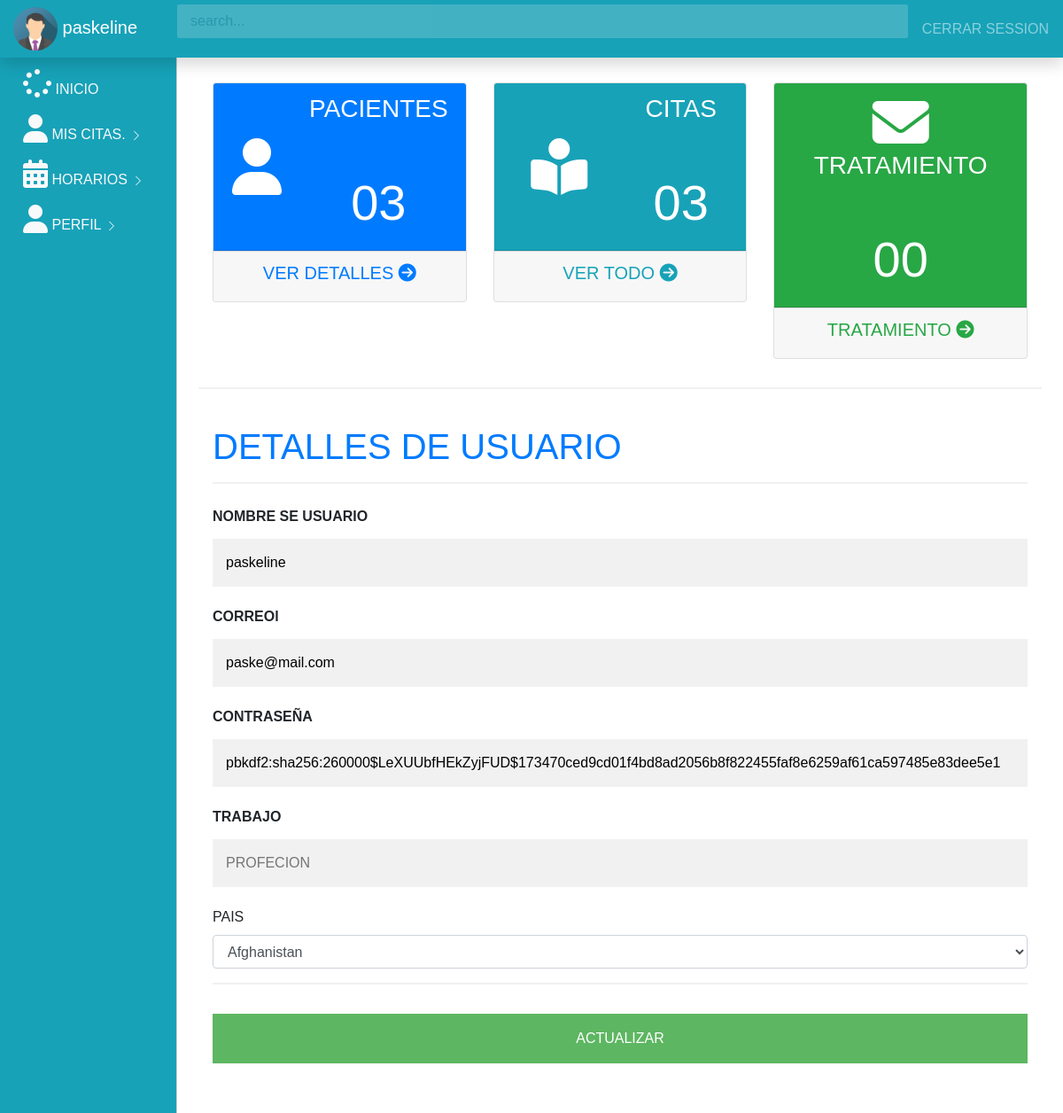
The page /profile_doctor (signed in) on the database its author committed.
### index.py (models this page shows, shortened)
class User(UserMixin,db.Model):
    id = db.Column(db.Integer,primary_key =True)
    username = db.Column(db.String(100))
    email = db.Column(db.String(100),unique =True)
    password = db.Column(db.String(100))
    doctor = db.Column(db.Boolean)
    admin = db.Column(db.Boolean)
    work = db.Column(db.String(100))
    country = db.Column(db.String(100))
    image = db.Column(db.String(100))
    tratamiento = db.Column(db.String(100))
    @property
    def unhashed_password(self):
         raise AttributeError('cannot view unhased password')
    appointment_by  = db.relationship('Appointments',
    foreign_keys ='Appointments.asked_by_id',
    backref = 'asker',
    lazy=True
    )
    Receive_by  = db.relationship('Notiication',
    foreign_keys ='Notiication.receive_by_id',
    backref = 'reciever',
    lazy=True
    )
    Sender_by  = db.relationship('Notiication',
    foreign_keys ='Notiication.doctor_id',
    backref = 'sender',
    lazy=True
    )
    answers_requested  = db.relationship('Appointments',
    foreign_keys ='Appointments.doctor_id',
    backref = 'expert',
    lazy=True
    )

### index.py (the view)
@app.route('/profile_doctor' ,methods = ['POST','GET'])
@login_required
def profile_doctor():
     rows = db.session.query(Appointments).count()
     owner = User.query.filter_by(email = current_user.email,password = current_user.password,doctor =True)
     get_usors = User.query.all()
     if not owner:
          flash('register or login to access page')
          return redirect(url_for('home'))
     else:
          return render_template('profile_doctor.html',users =get_usors,rows=rows)

### index.py (called while the page is built)
@login_manager.user_loader
def load_user(user_id):
     return User.query.get(int(user_id))

### templates/profile_doctor.html (shortened to what this page needs)
{% include 'doctor_dash.html' %}
{% block body %}
<main role="main" class="col-md-9 ml-sm-auto col-lg-10 px-4">
    <hr>
    <form action="{{url_for('update_profile_doctor')}}" method = "POST">
        <div class="container">
          <h1 class="text-primary">DETALLES DE USUARIO</h1>
          <hr>
          <label for="username"><b>NOMBRE SE USUARIO</b></label>
          <input type="text" placeholder="Enter username" name="username" id="username" value = "{{current_user.username}}" required>
          <label for="email"><b>CORREOl</b></label>
          <input type="text" placeholder="Enter Email" name="email" id="email" value = "{{current_user.email}}"" required>
          <label for="password"><b>CONTRASEÑA</b></label>
          <input type="text" placeholder="Repeat Password" name="password" id="password" value = "{{current_user.password}}" required>
          <label for="work"><b>TRABAJO</b></label>
          <input type="text" placeholder="PROFECION" name="work" id="work" required>
          <label for="country">PAIS</label>
          <select id="country" name="country" class="form-control">
              <option value="Afghanistan">Afghanistan</option>
          </select>
          <hr>
          <button type="submit" class="registerbtn" href = "/update/{{current_user.id}}">ACTUALIZAR
        </button>
        </div>
        <div class="container signin">
        </div>
      </form>
</main>
{% endblock %}

### templates/doctor_dash.html (shortened to what this page needs)
<!doctype html>
<html lang="en">
  <head>
    <link rel="stylesheet" href="https://stackpath.bootstrapcdn.com/bootstrap/4.5.2/css/bootstrap.min.css">
    <link rel="stylesheet" href="/static/css/dashboard.css">
    <link rel="stylesheet" href="https://cdn.datatables.net/1.10.22/css/jquery.dataTables.min.css">
  </head>
  <body> {%block body%}
    <nav class="navbar navbar-dark bg-info fixed-top flex-md-nowrap p-0 shadow">
        <a class="navbar-brand col-sm-3 col-md-2 mr-0" href="#">
          <img src="{{url_for('static', filename ='img_avatar.png')}}" alt="Avatar" style="width:50px;border-radius: 50%;">
          {{current_user.username}}
        </a>
        <input type="text" class="form-control form-control-primary w-100" placeholder="search...">
        <ul class=" navbar-nav px-3">
            <li class="nav-item text-nowrap">
                <a class="nav-link" onclick="return confirm('Confirm logout') " href="{{url_for('home')}}">CERRAR SESSION</a>
            </li>
        </ul>
      </nav>
      <div class="container-fluid">
        <div class="row">
            <div class  = "col-md-2 bg-info d-none d-md-block sidebar">
                <div class="left-sidebar">
                    <ul class="nav flex-column sidebar-nav">
                        <li class="nav-item">
                          <a class="nav-link text-light" href="{{url_for('doctor_dash')}}">
                            <i class ="fa fa-spinner fa-2x"></i> INICIO</a>
                        </li>
                        <li class="nav-item">
                          <a class="nav-link text-light" href="{{url_for('get_appointment_recieved')}}">
                            <i class="fa fa-user fa-2x"></i> MIS CITAS.
                            <svg class="bi bi-chevron-right" width="16" height="16" viewBox="0 0 20 20" fill="currentColor" xmlns="http://www.w3.org/2000/svg"><path fill-rule="evenodd" d="M6.646 3.646a.5.5 0 01.708 0l6 6a.5.5 0 010 .708l-6 6a.5.5 0 01-.708-.708L12.293 10 6.646 4.354a.5.5 0 010-.708z"/></svg>
                          </a>
                        </li>
                        <li class="nav-item">
                          <a class="nav-link text-light" href="#">
                            <i class="fa fa-calendar fa-2x"></i>  HORARIOS
                            <svg class="bi bi-chevron-right" width="16" height="16" viewBox="0 0 20 20" fill="currentColor" xmlns="http://www.w3.org/2000/svg"><path fill-rule="evenodd" d="M6.646 3.646a.5.5 0 01.708 0l6 6a.5.5 0 010 .708l-6 6a.5.5 0 01-.708-.708L12.293 10 6.646 4.354a.5.5 0 010-.708z"/></svg>
                            </a>
                        </li>
                        <li class="nav-item">
                          <a class="nav-link text-light " href="{{url_for('profile_doctor')}}">
                            <i class="fa fa-user fa-2x"></i>  PERFIL
                            <svg class="bi bi-chevron-right" width="16" height="16" viewBox="0 0 20 20" fill="currentColor" xmlns="http://www.w3.org/2000/svg"><path fill-rule="evenodd" d="M6.646 3.646a.5.5 0 01.708 0l6 6a.5.5 0 010 .708l-6 6a.5.5 0 01-.708-.708L12.293 10 6.646 4.354a.5.5 0 010-.708z"/></svg>
                        </a>
                        </li>
                      </ul>
                </div>
            </div>
            <main role="main" class="col-md-9 ml-sm-auto col-lg-10 px-4">
                <h3>INICIO</h3>
                <div class="container">
                  <div class="row ">
                    <div class="col-md-4">
                      <div class="card text-center">
                        <div class = "card-header bg-primary text-white">
                         <div class="row align-items-center">
                           <div class="col">
                             <i class="fa fa-user fa-4x"></i>
                           </div>
                           <div class="col">
                             <h3 >PACIENTES</h3>
                           <br><br>
                             <h6 class ="display-4">0{{rows}}</h6>
                           </div>
                         </div>
                        </div>
                        <div class = "card-footer">
                         <h5>
                           <a  class ="text-primary" href="get_appointment_recieved" class="text-primary">VER DETALLES <i class="fa fa-arrow-circle-right"></i></i></a>
                         </h5>
                        </div>
                      </div>
                    </div>
                   <div class="col-md-4">
                     <div class="card text-center">
                       <div class = "card-header bg-info text-white">
                        <div class="row align-items-center">
                          <div class="col">
                            <i class="fa fa-book-reader fa-4x"></i>
                          </div>
                          <div class="col">
                            <h3 >CITAS</h3>
                            <br><br>
                            <h6 class = "display-4">0{{rows}}</span></h6>
                          </div>
                        </div>
                       </div>
                       <div class = "card-footer">
                        <h5>
                          <a href="{{url_for('get_appointment_recieved')}}" class="text-info">VER TODO <i class="fa fa-arrow-circle-right"></i></i></a>
                        </h5>
                       </div>
                     </div>
                   </div>
                   <div class="col-md-4">
                     <div class="card text-center">
                       <div class = "card-header bg-success text-white">
                        <div class="row align-items-center">
                          <div class="col">
                            <i class="fa fa-envelope fa-4x"></i>
                          </div>
                          <div class="col">
                            <h3 >TRATAMIENTO</h3>
                            <br><br>
                            <h6 class = "display-4">00</span></h6>
                          </div>
                        </div>
                       </div>
                       <div class = "card-footer">
                        <h5>
                          <a href="#" class="text-success">TRATAMIENTO <i class="fa fa-arrow-circle-right"></i></i></a>
                        </h5>
                       </div>
                     </div>
                   </div>
                  </div>
                     </div>
            </main>
        </div>
      </div>
    {% endblock %}
  </body>
</html>

### static/css/dashboard.css (style rules this page uses)
.form-control-primary { margin: 10px; opacity: 0.2; border-radius: 2px; }
.sidebar { position: fixed; top:0; left:0; bottom:0; z-index:100; padding: 70px 0 0 10px; border-right: 1px solid #d3d3d3; }
.sidebar-nav li .nav-link { color: #333; font-weight: 500; }
body { font-family: Arial, Helvetica, sans-serif; }
* { box-sizing: border-box; }
.container { padding: 16px; background-color: white; }
input[type=text], input[type=password] { width: 100%; padding: 15px; margin: 5px 0 22px 0; display: inline-block; border: none; background: #f1f1f1; }
hr { border: 1px solid #f1f1f1; margin-bottom: 25px; }
.registerbtn { background-color: #4CAF50; color: white; padding: 16px 20px; margin: 8px 0; border: none; cursor: pointer; width: 100%; opacity: 0.9; }
a { color: dodgerblue; }

### templates/profile_doctor.html (style rules this page uses)
body { font-family: Arial, Helvetica, sans-serif; }
* { box-sizing: border-box; }
.container { padding: 16px; background-color: white; }
input[type=text], input[type=password] { width: 100%; padding: 15px; margin: 5px 0 22px 0; display: inline-block; border: none; background: #f1f1f1; }
hr { border: 1px solid #f1f1f1; margin-bottom: 25px; }
.registerbtn { background-color: #4CAF50; color: white; padding: 16px 20px; margin: 8px 0; border: none; cursor: pointer; width: 100%; opacity: 0.9; }
a { color: dodgerblue; }

### rows shown on the page
User: username "paskeline", email "paske@mail.com", password "pbkdf2:sha256:260000$LeXUUbfHEkZyjFUD$173470ced9cd01f4bd8ad2056b8f822455faf8e6259af61ca597485e83dee5e1"

### other values the page prints
{{ rows }} "3"
